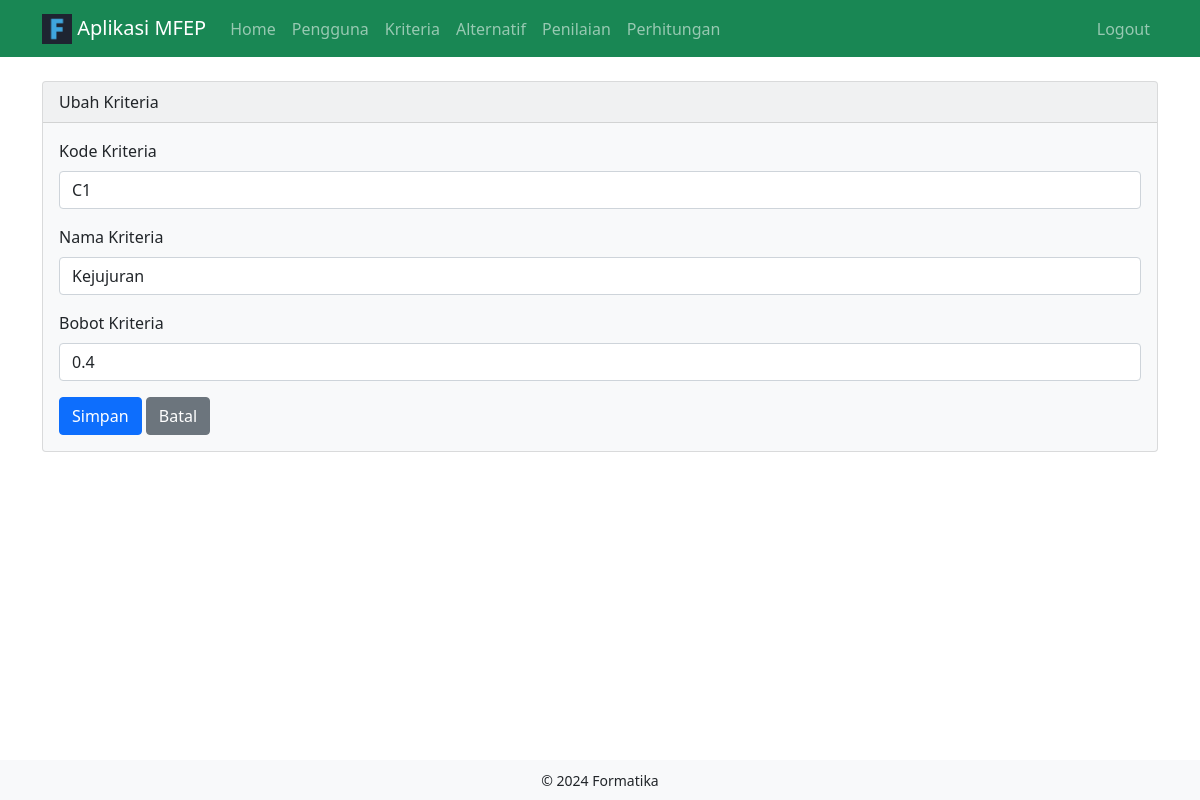
The app's page /kriteria-edit.php?id=2 (signed in) with its own data.
### tables this page shows
CREATE TABLE `kriteria` (
  `id` int NOT NULL,
  `kode_kriteria` varchar(5) NOT NULL,
  `nama_kriteria` varchar(50) NOT NULL,
  `bobot_kriteria` float NOT NULL
);

### kriteria-edit.php (the view, shortened to what this page needs)
<?php
include 'config.php';
if (isset($_GET['id']) && is_numeric($_GET['id'])) {
    $id = $_GET['id'];
    $stmt = $pdo->prepare("SELECT * FROM kriteria WHERE id = ?");
    $stmt->execute([$id]);
    $kriteria = $stmt->fetch();
} else {
    echo "ID kriteria tidak valid.";
    exit;
}
include 'includes/header.php';
?>
<div class="container">
    <div class="card text-dark bg-light">
        <div class="card-header">
            Ubah Kriteria
        </div>
        <div class="card-body">
            <form method="post" action="kriteria-edit.php?id=<?php echo $id; ?>">
                <div class="mb-3">
                    <label for="kode_kriteria" class="form-label">Kode Kriteria</label>
                    <input type="text" class="form-control" name="kode_kriteria" id="kode_kriteria" value="<?php echo $kriteria['kode_kriteria']; ?>" required>
                </div>
                <div class="mb-3">
                    <label for="nama_kriteria" class="form-label">Nama Kriteria</label>
                    <input type="text" class="form-control" name="nama_kriteria" id="nama_kriteria" value="<?php echo $kriteria['nama_kriteria']; ?>" required>
                </div>
                <div class="mb-3">
                    <label for="bobot_kriteria" class="form-label">Bobot Kriteria</label>
                    <input type="number" step="0.01" class="form-control" name="bobot_kriteria" id="bobot_kriteria" value="<?php echo $kriteria['bobot_kriteria']; ?>" required>
                </div>
                <button type="submit" class="btn btn-primary">Simpan</button>
                <a href="kriteria-list.php" class="btn btn-secondary">Batal</a>
            </form>
        </div>
    </div>
</div>
<?php include 'includes/footer.php'; ?>

### assets/css/style.css (style rules this page uses)
body { padding-bottom: 50px; }

### records on screen
kriteria: kode_kriteria "C1", nama_kriteria "Kejujuran", bobot_kriteria "0.4"
